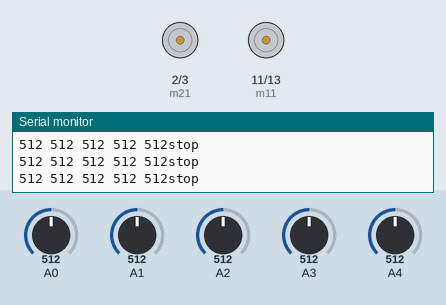
A sketch run on a simulated Arduino Uno, built with avr-gcc and run on an emulated ATmega328P. Shown: motor-driver pin pairs drawn as motors (green arrow = first pin HIGH = forward, orange = second pin HIGH = backward, longer = more drive), the last lines printed to the serial monitor. The inputs (shaded band) are chosen by the test bench; at power-on: A0 = 512, A2 = 512, A1 = 512, A3 = 512, A4 = 512.

Above: at 1.2 s.
1.3 s: A0 set to 63
3.2 s: A0 set to 54
At 3.9 s:
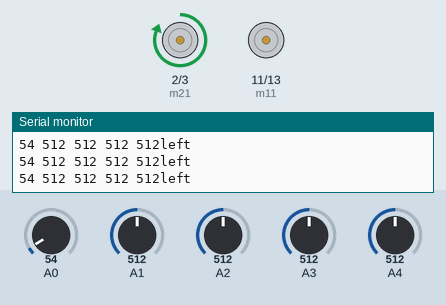
4.7 s: A0 set to 441
7.7 s: A0 set to 460
At 8.5 s:
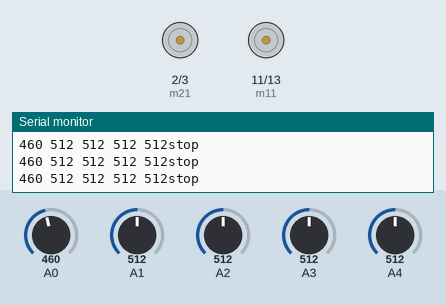
9.2 s: A2 set to 63
10.7 s: A2 set to 55
At 11.5 s:
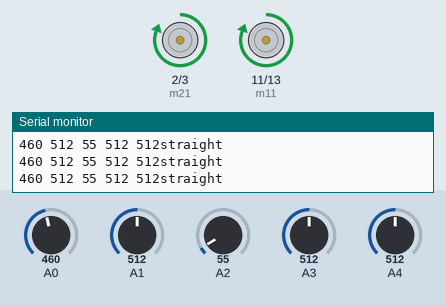
Timing chart, 0 to 13.2 s (numbered marks = the images above; inputs shaded):
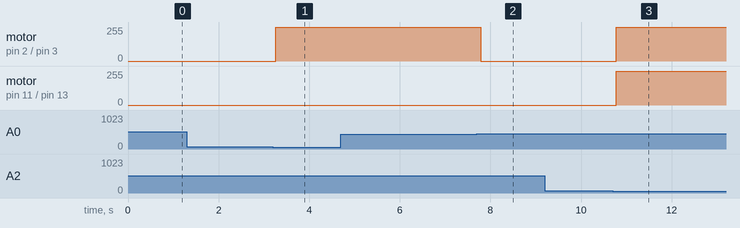

Measured:
- the behaviour switches between 60 and 59 on A0 (found by bisection; images 0 and 1)
- the behaviour switches between 450 and 451 on A0 (found by bisection; images 1 and 2)
- the behaviour switches between 60 and 59 on A2 (found by bisection; images 2 and 3)
- after the input at 3.2 s, motor on pin 2 (m21) / pin 3 (m22): stopped → forward 255/255 after 0.06 s
- after the input at 7.7 s, motor on pin 2 (m21) / pin 3 (m22): forward 255/255 → stopped after 0.09 s
- after the input at 10.7 s, motor on pin 2 (m21) / pin 3 (m22), motor on pin 11 (m11) / pin 13 (m12): stopped → forward 255/255 after 0.08 s

The sketch:

Line_follower_Final.ino
```cpp
//Code for LineFollower

/*
uses five Infrared sensors
1,2 right
3 center
4,5 left
ADC connections:
A0-1, A1-2, A2-3, A3-4, A4-5
*/

//motor1 to pins 11,13 .....this is the left motor
//motor2 to pins 2,3 ....this is the right motor

int m11=11;
int m12=13;
int m21=2;
int m22=3;

int white=60;    //Threshold for white
int black=450;   //Threshold for black
int r1, r2, r3, r4, r5;

void setup()
{
  Serial.begin(9600);
  pinMode(m11,OUTPUT);
  pinMode(m12,OUTPUT);
  pinMode(m21,OUTPUT);
  pinMode(m22,OUTPUT);
}

void straight(){
  digitalWrite(m11,HIGH);
  digitalWrite(m12,LOW);
  digitalWrite(m21,HIGH);
  digitalWrite(m22,LOW);
  delay(20);
}

void right(){
  //turn right
  digitalWrite(m11,HIGH);
  digitalWrite(m12,LOW);
  digitalWrite(m21,LOW);
  digitalWrite(m22,LOW);
  delay(20);
}

void left(){
  digitalWrite(m11,LOW);
  digitalWrite(m12,LOW);
  digitalWrite(m21,HIGH);
  digitalWrite(m22,LOW);
  delay(20);
}

void stop1(){
  digitalWrite(m11,LOW);
  digitalWrite(m12,LOW);
  digitalWrite(m21,LOW);
  digitalWrite(m22,LOW);
  delay(20);
}


void loop(){


  //read all receivers
  r1=analogRead(A0);
  r2=analogRead(A1);
  r3=analogRead(A2);
  r4=analogRead(A3);
  r5=analogRead(A4);

  //print receiver values
  Serial.print(r1);
  Serial.print(" ");
  Serial.print(r2);
  Serial.print(" ");
  Serial.print(r3);
  Serial.print(" ");
  Serial.print(r4);
  Serial.print(" ");
  Serial.print(r5);
  delay(50);

  //motor control

  //straight
  if(r1>black && r2<white && r3<white && r4<white && r5>black)
  {
    straight();
    Serial.println("straight");
  }

   else if(r1>black && r2>black && r3<white && r4<white && r5>black)
  {
    straight();
    Serial.println("straight");
  }

   else if(r1>black && r2<white && r3<white && r4>black && r5>black)
  {
    straight();
    Serial.println("straight");
  }

   else if(r1>black && r2>black && r3<white && r4>black && r5>black)
  {
    straight();
    Serial.println("straight");
  }


  //right
  else if(r1>black && r2>black && r3>black && r4>black && r5<white)
  {
    right();
    Serial.println("right");
  }

  else if(r1>black && r2>black && r3>black && r4<white && r5<white)
  {
    right();
    Serial.println("right");
  }

  else if(r1>black && r2>black && r3<white && r4<white && r5<white)
  {
    right();
    Serial.println("right");
  }

  else if(r1>black && r2<white &&  r3<white && r4<white && r5<white)
  {
    right();
    Serial.println("right");
  }


  //left
  else if(r1<white && r2<white && r3<white && r4<white && r5>black)
  {
    left();
    Serial.println("left");
  }

  else if(r1<white && r2<white && r3<white && r4>black && r5>black)
  {
    left();
    Serial.println("left");
  }

  else if(r1<white && r2<white && r3>black && r4>black && r5>black)
  {
    left();
    Serial.println("left");
  }

  else if(r1<white && r2>black && r3>black && r4>black && r5>black)
  {
    left();
    Serial.println("left");
  }


  //other conditions
  else if(r2<white && r3<white && r4<white && r1<white && r5<white){  //all white go straight
    straight();
    Serial.println("straight");
  }

  else if(r2>black && r3>black && r4>black && r1>black && r5>black){  //all black stop
    stop1();
    Serial.println("stop");
  }

  else{
  Serial.println();
}

}
```
